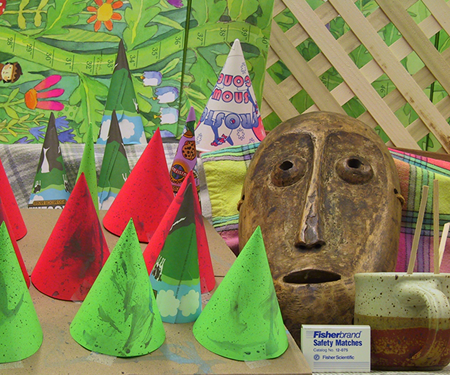
#> input picture data/disparity/cones_im2.png, 450 x 375 px
$ python evalSecondOrderStats.py
#> lines starting #> are read from the running program, lines starting #| are printed output that depends on the picture
import numpy as np
import skimage.io as sio
import os
from skimage.color import rgb2gray
import matplotlib.pyplot as plt
from scipy import ndimage

# This code is part of:
#
#   CMPSCI 670: Computer Vision, Spring 2024
#   University of Massachusetts, Amherst
#   Instructor: Grant Van Horn
#

def second_order_statistics(ix, iy, ws):
    img_height,img_width = image.shape
    #Precomputing different values required in second moment matrix.
    A = np.power(ix,2)
    B = np.power(iy,2)
    C = ix*iy
    R = np.zeros((image.shape))
    k = 0.03

    for i in range(img_height):
        for j in range(img_width):
            #Generating window with current pixel at center
            top = max(0,i-ws//2)
            bottom = min(img_height, i+ws//2)
            left = max(0, j-ws//2)
            right = min(img_width,j+ws//2)
            #Generating second moment matrix for the patch
            patch_A = np.sum(A[top:bottom,left:right].flatten())
            patch_B = np.sum(B[top:bottom,left:right].flatten())
            patch_C = np.sum(C[top:bottom,left:right].flatten())
            M = np.zeros((2,2))
            M[0,0] = patch_A
            M[0,1] = patch_C
            M[1,0] = patch_C
            M[1,1] = patch_B
            #Calulating R value for the patch
            R[i,j] = np.linalg.det(M) - k*(np.power(np.matrix.trace(M),2))
    return R

# read image
im_dir = "../data/disparity"
image_file = "cones_im2.png"
image = sio.imread(os.path.join(im_dir, image_file))
#> image is the input picture: shape (375, 450, 3); mean R, G, B 132.6, 130.2, 82.3
# convert image to gray
image = rgb2gray(image)
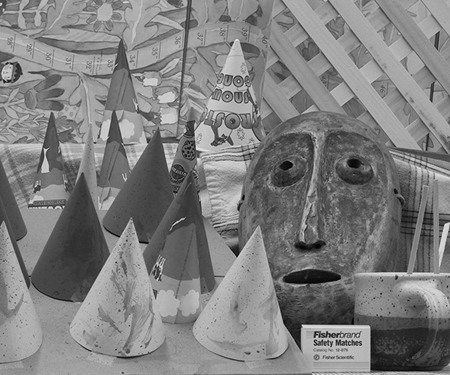
#> image: shape (375, 450) float64; min 0, max 0.926, mean 0.499

# compute differentiations along x and y axis respectively
# x-diff
#--------- add your code here ------------------#
#sobel filter used to generate differentiations
Ix = ndimage.sobel(image, 0)

# y-diff
#--------- add your code here ------------------#
#sobel filter used to generate differentiations
Iy = ndimage.sobel(image, 1)
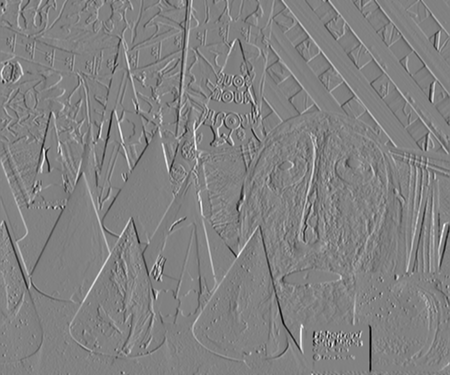
#> Iy: shape (375, 450) float64; min -2.82, max 2.7, mean 0.000309; drawn with min black and max white

# set window size
#--------- modify this accordingly ------------------#
ws = 5

heatMapImg = second_order_statistics(Ix, Iy, ws)
#> in second_order_statistics, `B = np.power(iy,2)`:
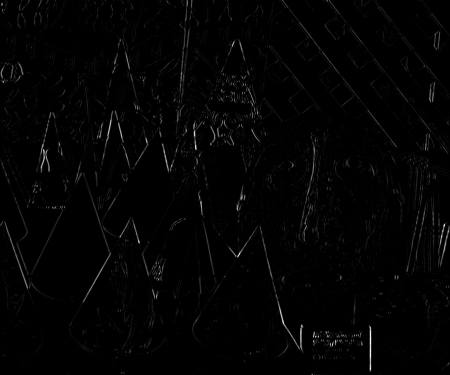
#> B: shape (375, 450) float64; min 0, max 7.93, mean 0.111; drawn with min black and max white
#> in second_order_statistics, `C = ix*iy`:
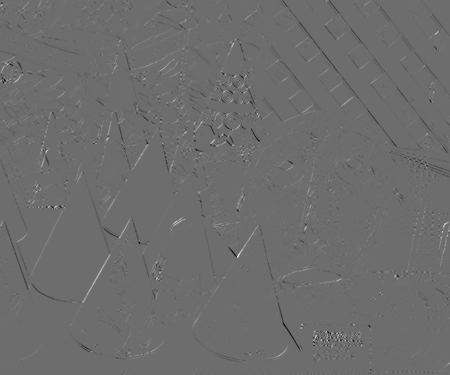
#> C: shape (375, 450) float64; min -3.16, max 4.21, mean -0.00106; drawn with min black and max white
#> after the loop in second_order_statistics, `for i in range(img_height):`:
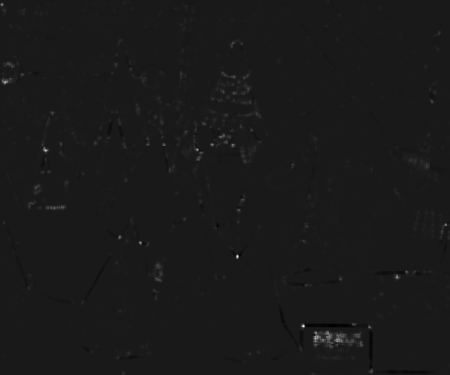
#> R: shape (375, 450) float64; min -75.4, max 675.5, mean 1.8; drawn with min black and max white

plt.imshow(heatMapImg)
plt.colorbar()
savedir = "../output/harris/"
savefile = "cones_im2.png"
if not os.path.isdir(savedir):
    os.makedirs(savedir)
plt.imsave(os.path.join(savedir, 'ws-'+str(ws)+'_'+savefile), heatMapImg)
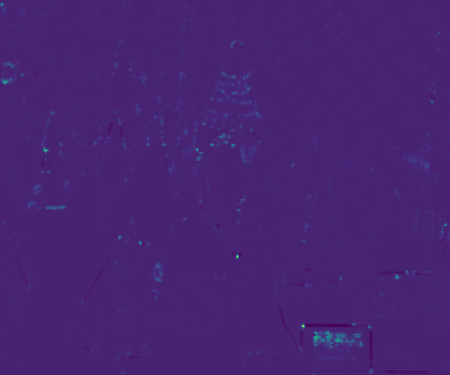
#> saved as ws-5_cones_im2.png: shape (375, 450, 3); mean R, G, B 71.7, 35.9, 116.5
plt.show()
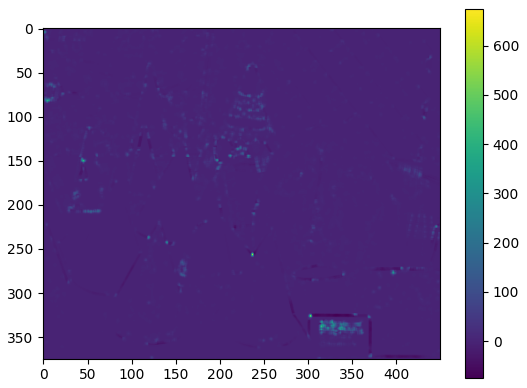
#> figure drawn by matplotlib, 2 panels


# save
savedir = "../output/harris/"
savefile = "cone_im2.jpg"

if not os.path.isdir(savedir):
    os.makedirs(savedir)
plt.imsave(os.path.join(savedir, 'ws-'+str(ws)+'_'+savefile), heatMapImg)

$ run again, with data/disparity/cones_im6.png copied over data/disparity/cones_im2.png
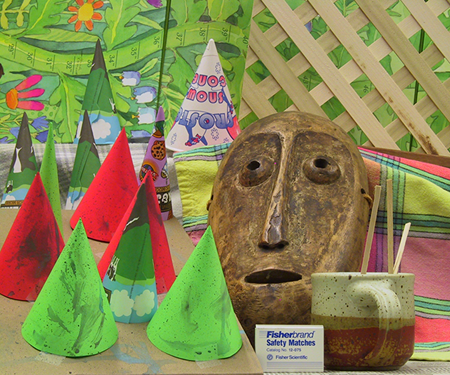
#> input picture data/disparity/cones_im6.png, 450 x 375 px
#> image is the input picture: shape (375, 450, 3); mean R, G, B 137.4, 133.3, 83.6
#> image: shape (375, 450) float64
#> after the loop in second_order_statistics, `for i in range(img_height):`:
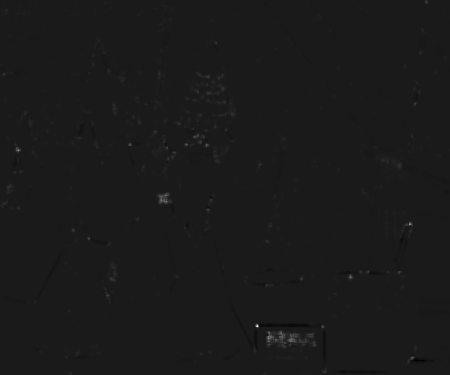
#> R: shape (375, 450) float64; min -131.5, max 1138.7, mean 1.8; drawn with min black and max white
#> `plt.show()`:
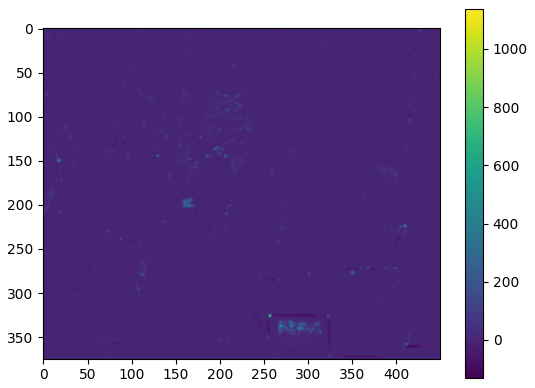
#> figure drawn by matplotlib, 2 panels
